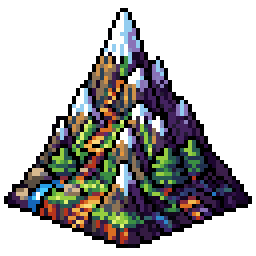
#> input picture tools/references/mountain-style.png, 64 x 64 px (shown 4 times larger)
$ python greenkey.py references/mountain-style.png references/mountain-style.png
#> lines starting #> are read from the running program, lines starting #| are printed output that depends on the picture
"""Cut an object out of a solid #00FF00 background (Grok "green pack" format).

Usage: python3 tools/greenkey.py <in.png> <out.png>

Why: Grok's own transparent PNGs (and dark-background keying) punched holes
in dark parts of objects (Oct 11). Pure green never occurs in our props, so
keying on "how much greener than red/blue" is safe for dark pixels.

- alpha comes from greenness = G - max(R, B): fully opaque at <= LOW,
  fully transparent at >= HIGH, a soft ramp between (keeps edges smooth).
- despill: on partly-transparent edge pixels, G is clamped to max(R, B) so no
  green fringe remains when the sprite sits on brown or grey ground.
- the result is cropped to the object (plus a small margin).
Screen the output with tools/check_cutout.py afterwards.
"""
import sys

from PIL import Image

LOW, HIGH = 40, 140
MARGIN = 8


def key(src, dst):
#> called with src = 'references/mountain-style.png', dst = 'references/mountain-style.png'
    im = Image.open(src).convert('RGB')
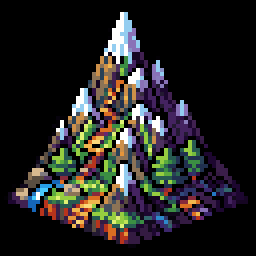
#> im: PIL image 64x64 RGB (shown 4 times larger); mean R, G, B 35.7, 34.4, 33.5
    W, H = im.size
#> W = 64; H = 64
    px = im.load()
    out = Image.new('RGBA', (W, H))
#> out: PIL image 64x64 RGBA; every value is 0
    op = out.load()
    for y in range(H):
        for x in range(W):
            r, g, b = px[x, y]
            gr = g - max(r, b)
            if gr <= LOW:
                a = 255
            elif gr >= HIGH:
                a = 0
            else:
                a = round(255 * (HIGH - gr) / (HIGH - LOW))
            if gr > 0 and a < 255:
                g = max(r, b)  # despill the edge
            op[x, y] = (r, g, b, a)
    bb = out.getbbox()
#> bb = (0, 0, 64, 64)
    if bb:
        bb = (max(0, bb[0] - MARGIN), max(0, bb[1] - MARGIN), min(W, bb[2] + MARGIN), min(H, bb[3] + MARGIN))
        out = out.crop(bb)
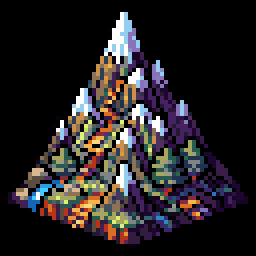
#> out: PIL image 64x64 RGBA (shown 4 times larger); mean R, G, B, A 35.7, 31.8, 33.5, 252.4; transparent parts drawn white
    out.save(dst)
    return out.size


if __name__ == '__main__':
    print(key(sys.argv[1], sys.argv[2]))
